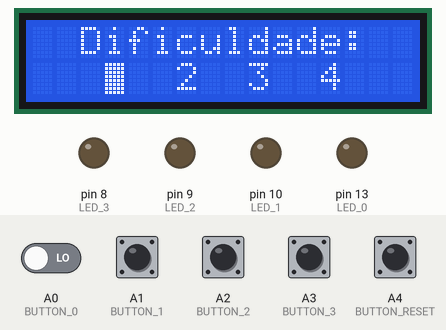
The sketch below on a simulated Arduino Uno, built with avr-gcc and run on an emulated ATmega328P. On the bench: 16×2 character LCD, output pins drawn as LEDs (lit = HIGH). Dashed ring = blinking. The test bench sets the inputs (shaded band); at power-on: A0 (BUTTON_0), A1 (BUTTON_1), A2 (BUTTON_2), A3 (BUTTON_3), A4 (BUTTON_RESET) LOW. Random numbers use the default seed unless the sketch sets one.

Above: at 3.3 s.
3.4 s: A4 (BUTTON_RESET) pulled HIGH for 0.15 s
At 3.8 s:
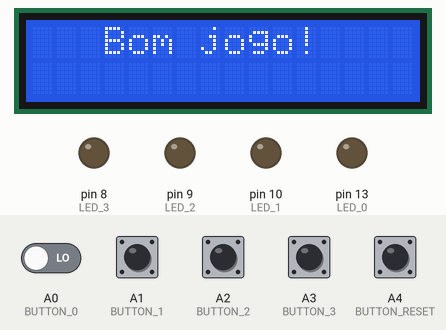
At 6.2 s:
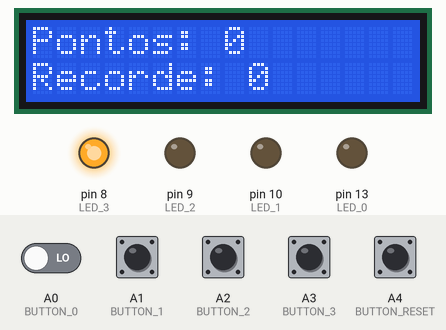
6.5 s: A0 (BUTTON_0) driven HIGH and A4 (BUTTON_RESET) driven HIGH
At 8.3 s:
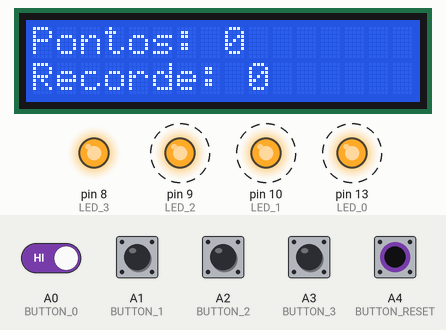
9.5 s: A4 (BUTTON_RESET) driven LOW
12.5 s: A4 (BUTTON_RESET) driven HIGH
At 13.3 s:
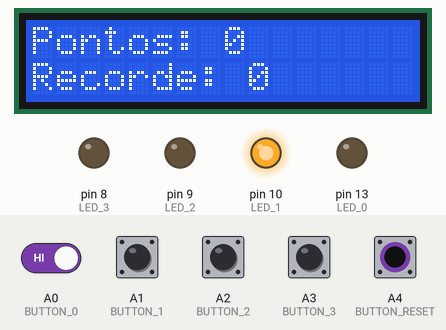
15.5 s: A0 (BUTTON_0) driven LOW
18.5 s: A1 (BUTTON_1) pulled HIGH for 0.15 s
Timing chart, 0 to 29.1 s (numbered marks = the images above; inputs shaded):
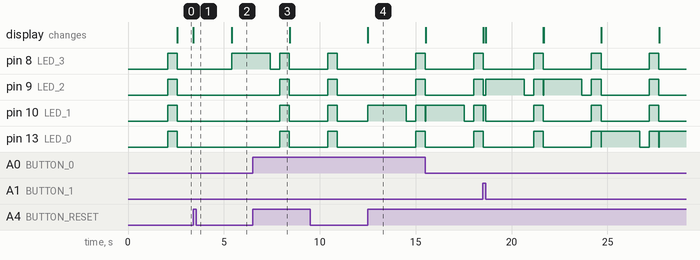

The sketch:

Jogo.ino
```cpp
/*Projeto final da disciplina de Lógica de Programação - IFSC
  Autores: Geovane Schmitz e Pamela Fialho
  Turma: 622
  Data: 08/09/2020
  Função: Jogo da memória utilizando botões e LEDs, onde o usuário deve repetir a sequência de LEDs acesos através da ativação dos botões correspondentes*/

//Adicionando as bibliotecas
#include <LiquidCrystal.h> //Biblioteca para utilização do Display LCD 16x2

//Definindo as variáveis
#define LIMIT 500       //Variável que limita a quantidade de níveis/fases dentro do jogo
#define OPTIONS_COUNT 4 //Variável que determina o número de LEDs, e consequentemente de botões, que o jogador irá utilizar para jogar
int level = 0;          //Variável que determina o nível/fase do jogo que a pessoa se encontra
int max_points = 0;     //Variável que conta o máximo de pontos conquistados desde a última vez que o jogo foi ligado
int is_record = 0;      //Variável que controla o alcance de recordes de pontos, em relação ao máximo de pontos contabilizados pelo jogo
short difficulty = 0;   //Variável que determina a dificuldade da rodada

//Definindo os pinos de conexão
#define LED_0 13        //Conexão do LED verde no pino digital 13 do arduino
#define LED_1 10        //Conexão do LED vermelho no pino digital 10 do arduino
#define LED_2 9         //Conexão do LED azul no pino digital 9 do arduino
#define LED_3 8         //Conexão do LED branco no pino digital 8 do arduino
#define BUTTON_0 A0     //Conexão do botão 1 correspondente ao LED verde no pino analógico 0 do arduino
#define BUTTON_1 A1     //Conexão do botão 2 correspondente ao LED vermelho no pino analógico 1 do arduino
#define BUTTON_2 A2     //Conexão do botão 3 correspondente ao LED azul no pino analógico 2 do arduino
#define BUTTON_3 A3     //Conexão do botão 4 correspondente ao LED branco no pino analógico 3 do arduino
#define BUTTON_RESET A4 //Conexão do botão responsável por fazer o reset do jogo e a confirmação da escolha de dificuldade no pino analógico 4 do arduino

//Definindo os pinos de interface do Display LCD
LiquidCrystal lcd(12, 11, 5, 4, 3, 2);

//Definindo os vetores
const int buttons[OPTIONS_COUNT] = {BUTTON_0, BUTTON_1, BUTTON_2, BUTTON_3}; //Vetor responsável por organizar os botões
const int leds[OPTIONS_COUNT] = {LED_0, LED_1, LED_2, LED_3};                //Vetor responsável por organizar os LEDs
short order[LIMIT] = {0};                                                    //Vetor responsável por organizar os LEDs

//Definindo as funções
void reset();             //Define a função que reseta as configurações dos jogos para o padrão inicial
void show_sequece();      //Define a função que mostra a sequência de LEDs que deverá ser repetida nos botões
void add_sequece();       //Define a função que adiciona mais uma sequência de LEDs, caso o jogador não esteja no último nível/fase
void check_if_win();      //Define a função que verifica se o jogador ganhou o jogo, se chegou no último nível/fase
void read_buttons();      //Define a função que realiza a leitura dos botões
void show_init_message(); //Define a função que coloca no Display LCD a mensagem inicial do jogo
void select_difficulty(); //Define a função que inicia o jogo com a seleção da dificuldade do nível que será jogado
void update_display();    //Define a função que faz a atualização dos dados no Display LCD

void setup() //Função inicial do sistema
{
  lcd.begin(16, 2);       //Define o número de colunas e linhas do Display LCD
  lcd.setCursor(0, 1);    //Define a posição inicial do cursor do Display LCD na primeira coluna e segunda linha
  pinMode(LED_0, OUTPUT); //Define o pino digital associado ao LED verde como saída
  pinMode(LED_1, OUTPUT); //Define o pino digital associado ao LED vermelho como saída
  pinMode(LED_2, OUTPUT); //Define o pino digital associado ao LED azul como saída
  pinMode(LED_3, OUTPUT); //Define o pino digital associado ao LED branco como saída

  pinMode(BUTTON_0, INPUT);     //Define o pino analógico associado ao primeiro botão, referente ao LED verde, como entrada
  pinMode(BUTTON_1, INPUT);     //Define o pino analógico associado ao segundo botão, referente ao LED vermelho, como entrada
  pinMode(BUTTON_2, INPUT);     //Define o pino analógico associado ao terceiro botão, referente ao LED azul, como entrada
  pinMode(BUTTON_3, INPUT);     //Define o pino analógico associado ao quarto botão, referente ao LED branco, como entrada
  pinMode(BUTTON_RESET, INPUT); //Define o pino analógico associado ao botão de reset como entrada

  pinMode(3, INPUT);   //Define o pino digital associado ao pino DB5 do Display LCD como entrada
  show_init_message(); //Chama a função que coloca no Display LCD a mensagem inicial do jogo
  reset();             //Chama a função que reseta o jogo e inicia os comandos do jogo
  delay(2000);         //Delei entre o final do jogo e o começo
}

void loop() //Função loop principal do sistema
{
  update_display(); //Chama a função que faz a atualização dos dados no Display LCD
  check_if_win();   //Chama a função que verifica se o jogador ganhou o jogo, se chegou no último nível/fase
  add_sequece();    //Chama a função que adiciona mais uma sequência de LEDs caso o jagador não esteja no último nível/fase
  show_sequece();   //Chama a função que mostra a sequência de LEDs que deverá ser repetida nos botões
  delay(500);       //Tempo entre a amostragem dos LEDs e da leitura dos botões
  read_buttons();   //Chama a função que realiza a leitura dos botões
}

void reset() //Define a função que reseta as confugurações dos jogos para o padrão inicial
{
  is_record = 0;                          //Zera a variável de controle de recorde alcançado
  level = 0;                              //Zera a contabilização do nível em que o jogador está
  for (int i = 0; i < OPTIONS_COUNT; i++) //Acende os LEDs conforme o número de LEDs determinados pela variável OPTIONS_COUNT
    digitalWrite(leds[i], HIGH);

  delay(500); //Tempo dos LEDs ficarem acesos e sinalizar que o jogo está sendo iniciado

  for (int i = 0; i < OPTIONS_COUNT; i++) //Desliga os LEDs conforme o número de LEDs determinados pela variável OPTIONS_COUNT
    digitalWrite(leds[i], LOW);
  select_difficulty();                    //Chama a função que inicia o jogo com a seleção da dificuldade do nível que será jogado
}

void show_sequece() //Define a função que mostra a sequência de LEDs que deverá ser repetida nos botões
{
  int interval = 2000 / (difficulty + 1); //Define uma variável para o tempo que o LED ficará aceso; Quanto maior a dificuldade, menor será o tempo
  for (int i = 0; i < level; i++)         //Executa os comandos conforme o nível/fase que o jogador está
  {
    int pin = leds[order[i]]; //Pega o pino do LED da sequência pelo nível/fase que o jogador se encontra
    digitalWrite(pin, HIGH);  //Acende o LED
    delay(interval);          //Tempo para o LED ficar aceso
    digitalWrite(pin, LOW);   //Apaga o LED
  }
}

void add_sequece() //Define a função que adiciona mais uma sequência de LEDs caso o jogador não esteja no último nível/fase
{
  if (level < LIMIT) //Se o jogador estiver em um nível/fase anterior ao limite de níveis determinado pela variável LIMIT
  {
    order[level] = (short)random(0, OPTIONS_COUNT);       //Escolhe um LED aleatoriamente, conforme o número de LEDs determinados pela variável OPTIONS_COUNT
    while (level > 0 && order[level] == order[level - 1]) //Caso o valor mostrado anteriormente pelo LED tenha sido escolhido novamente, um novo será gerado
    {
      order[level] = (short)random(0, OPTIONS_COUNT); //Escolhe um LED aleatoriamente, conforme o número de LEDs determinados pela variável OPTIONS_COUNT
    }
    level++; //Incremento na variável level para registrar o nível/fase em que o jogador se encontra
  }
}

void check_if_win() //Define a função que verifica se o jogador ganhou o jogo, se chegou no último nível/fase
{
  if (level >= LIMIT) //Se o nível/fase que o jogador estiver for maior ou igual que o limite de nível/fase escolhido
  {
    lcd.clear();               //Limpa o Display LCD
    lcd.setCursor(3, 0);       //Define a posição do cursor do Display LCD na quarta coluna e primeira linha
    lcd.print("Parabens");     //Coloca no Display LCD a mensagem de parabenização
    lcd.setCursor(2, 0);       //Define a posição do cursor do Display LCD na terceira coluna e primeira linha
    lcd.print("Voce ganhou!"); //Coloca no Display LCD a mensagem dizendo que o jogador ganhou o jogo
    delay(2000);               //Tempo antes de realizar o reset
    reset();                   //Chama a função que realizar o reset do jogo e o inicia
  }
}

void read_buttons() //Define a função que realiza a leitura dos botões
{
  int i = 0;        //Define uma variável para controle do loop
  while (i < level) //Enquanto a variável i de controle for menor que o nível/fase que o jogador está irá fazer a leitura dos botões
  {
    if (digitalRead(BUTTON_RESET)) //Se o botão de reset for ativado, o jogo será resetado
    {
      reset(); //Chama a função que reseta as confugurações dos jogos para o padrão inicial
    }
    int correct_answer = order[i];          //Define uma variável que armazena a resposta certa
    int is_lost = 0;                        //Define uma variável de controle para quando o jogador errar uma sequência
    for (int j = 0; j < OPTIONS_COUNT; j++) //Realiza a leitura dos botões conforme o número de botões determinados pela variável OPTIONS_COUNT
    {
      if (digitalRead(buttons[j])) //Se há inserção de sinais nos pinos ligados aos botões, o jogo confere se a sequência inserida está correta
      {
        if (correct_answer == j) //Se o jogador inserir corretamente a sequência de LEDs, esse fato é contabilizado na variável i de controle do loop
        {
          i += 1;                         //Incremento na variável de controle, fazendo com que o jogo faça o mesmo número de leituras dos botões em relação ao número de vezes que os LEDs foram acesos
          digitalWrite(leds[j], HIGH);    //Acende o LED que o jogador inseriu
          while (digitalRead(buttons[j])) //Enquanto estiver ocorrendo a leitura dos botões, não irá ocorrer nada
            ;
          digitalWrite(leds[j], LOW); //Apaga o LED que o jogador inseriu
        }
        else //Se o jogador não inserir corretamente a sequência de LEDs, esse fato é contabilizado na variável is_lost de controle
        {
          is_lost = 1; //Contabiliza que o jogador errou a sequência
          break;       //Termina o loop
        }
      }
    }
    if (is_lost) //Caso o jogador tenha errado a sequência de LEDs, uma mensagem o sinaliza sobre e o jogo é resetado
    {
      lcd.clear();                   //Limpa o Display LCD
      lcd.setCursor(0, 0);           //Define a posição do cursor do Display LCD na primeira coluna e primeira linha
      lcd.print("Tente novamente!"); //Coloca no Display LCD a mensagem avisando que o jogador errou e pode tentar novamente
      lcd.setCursor(7, 1);           //Define a posição do cursor do Display LCD na oitava coluna e primeira linha
      lcd.print(":(");               //Coloca no Display LCD a mensagem com rostinho triste pois o jogador perdeu o jogo
      delay(2000);                   //Tempo que a mensagem é mantida no Display LCD
      reset();                       //Chama a função que reseta o jogo e inicia os comandos do jogo
      break;                         //Termina o loop
    }
  }
}

void show_init_message() //Define a função que coloca no Display LCD a mensagem inicial do jogo
{
  lcd.setCursor(0, 0);          //Define a posição do cursor do Display LCD na primeira coluna e primeira linha
  lcd.clear();                  //Limpa o Display LCD
  lcd.print("Jogo da memoria"); //Coloca no Display LCD a mensagem com o nome do jogo
  delay(2000);                  //Tempo que a mensagem é mantida no Display LCD
}

void select_difficulty() //Define a função que inicia o jogo com a seleção da dificuldade do nível que será jogado
{
  lcd.clear();                          //Limpa o Display LCD
  lcd.setCursor(2, 0);                  //Define a posição do cursor do Display LCD na terceira coluna e primeira linha
  lcd.print("Dificuldade:");            //Coloca no Display LCD a mensagem falando para selecionar a dificuldade que será jogada
  lcd.setCursor(3, 1);                  //Define a posição do cursor do Display LCD na quarta coluna e segunda linha
  lcd.print("1  2  3  4");              //Coloca no Display LCD a mensagem com os números representando as dificuldades que poderão ser jogadas
  lcd.setCursor(3 + difficulty * 3, 1); //Define a posição do cursor do Display LCD na posição da dificuldade escolhida pelo jogador
  lcd.blink();                          //Display LCD ativa a visualização do cursor sobre o número escolhido
  while (!digitalRead(BUTTON_RESET))    //Enquanto o botão de reset não for pressionado, será feita a leitura dos botões
  {
    for (int i = 0; i < OPTIONS_COUNT; i++) //Leitura dos botões conforme o número de botões determinados pela variável OPTIONS_COUNT
    {
      if (digitalRead(buttons[i])) //Leitura da seleção dos botões para seleção da dificuldade
      {
        lcd.setCursor(3 + i * 3, 1); //Define a posição do cursor do Display LCD na posição da dificuldade escolhida pelo jogador
        difficulty = i;              //Variável difficulty é igualada a variável i de controle do loop
      }
    }
  }
  lcd.noBlink();          //Display LCD desativa a visualização do cursor
  lcd.clear();            //Limpa o Display LCD
  lcd.setCursor(3, 0);    //Define a posição do cursor do Display LCD na quarta coluna e primeira linha
  lcd.print("Bom jogo!"); //Coloca no Display LCD a mensagem desejando bom jogo
}

void update_display() //Define a função que faz a atualização dos dados no Display LCD
{
  lcd.clear();            //Limpa o Display LCD
  lcd.setCursor(0, 0);    //Define a posição do cursor do Display LCD na primeira coluna e primeira linha
  lcd.print("Pontos: ");  //Coloca no Display LCD a mensagem que antecede o número de pontos
  lcd.print(level);       //Coloca no Display LCD a variável level, que diz o número do nível/fase que o jogador está
  if (level > max_points) //Se o nível/fase atual do jogador ultrapassar o máximo de níveis/fases atingido, desde que o jogo foi ligado pela última vez, a variável de máximo de pontos será atualizada
  {
    max_points = level; //A variável que conta o máximo de níveis/fases atingido assume o valor do nível/fase atual do jogador
    if (!is_record)     //Se for a primeira vez que ocorre um recorde de pontos, em relação ao máximo de níveis/fases atingido desde que o jogo foi ligado pela última vez, haverá uma comemoração visual para o usuário
    {
      is_record = 1;   //Muda o valor da variável de controle de recorde para contabilizar que houve um
      lcd.noDisplay(); //Desliga o Display LCD
      delay(100);      //Tempo para piscar o Display LCD
      lcd.display();   //Liga o Display LCD
      delay(100);      //Tempo para piscar o Display LCD
      lcd.noDisplay(); //Desliga o Display LCD
      delay(100);      //Tempo para piscar o Display LCD
      lcd.display();   //Liga o Display LCD
    }
  }
  lcd.setCursor(0, 1);    //Define a posição do cursor do Display LCD na primeira coluna e segunda linha
  lcd.print("Recorde: "); //Coloca no Display LCD a mensagem que antecede o número de pontos recorde
  lcd.print(max_points);  //Coloca no Display LCD a variável max_points, que diz o máximo de níveis/fases atingido, desde que o jogo foi ligado pela última vez
}
```

Measured:
- after the input at 3.4 s, pin 8 (LED_3): LOW → HIGH after 2.0 s; the display: changes at once (image 1)
- after the input at 6.5 s, pin 9 (LED_2), pin 10 (LED_1), pin 13 (LED_0): LOW → HIGH after 1.4 s, → LOW 0.50 s later
- after the input at 12.5 s, pin 8 (LED_3), pin 9 (LED_2), pin 13 (LED_0): LOW → HIGH after 2.5 s; pin 10 (LED_1): LOW → HIGH at once, → LOW 2.0 s later, → HIGH 0.50 s later
